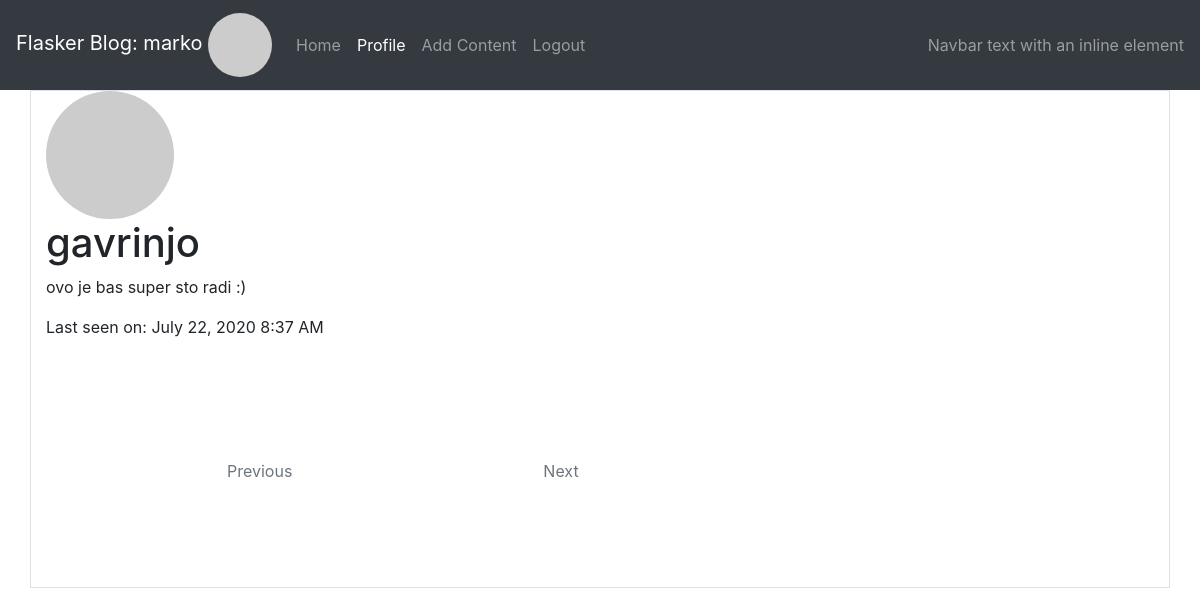
/user/gavrinjo (signed in), run on an earlier commit of the app's database.
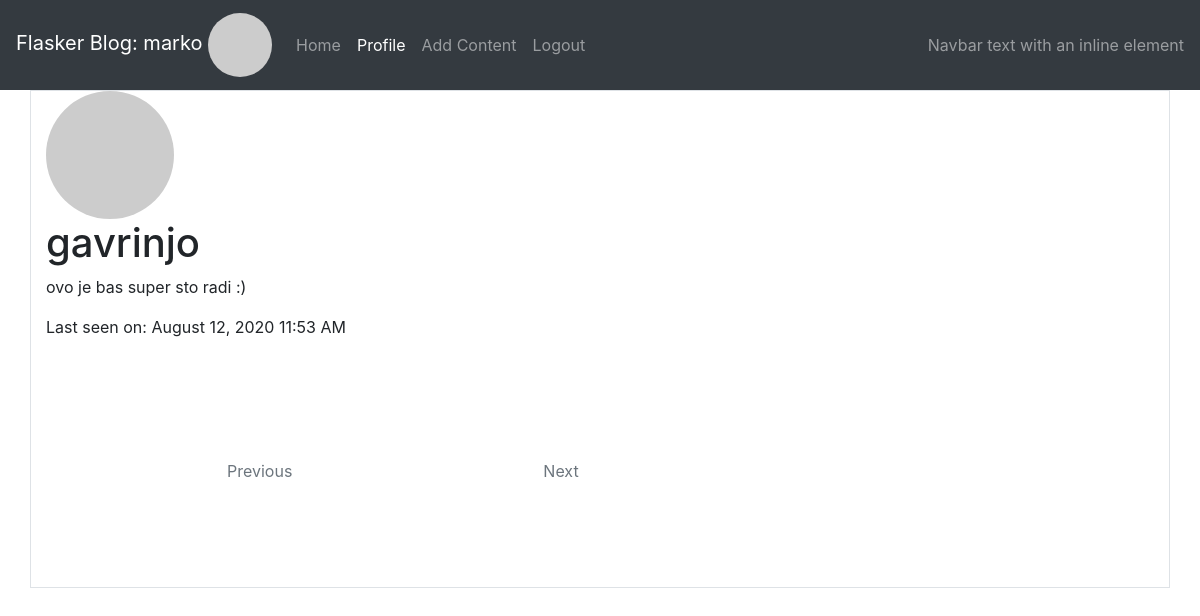
And on a later commit of the database.
### app/models.py (models this page shows, shortened)
class User(UserMixin, db.Model):
    id = db.Column(db.Integer, primary_key=True)
    username = db.Column(db.String(64), index=True, unique=True)
    email = db.Column(db.String(120), index=True, unique=True)
    password_hash = db.Column(db.String(128))
    about_me = db.Column(db.String(140))
    last_seen = db.Column(db.DateTime, default=datetime.utcnow)
    post = db.relationship("Post", backref="author", lazy="dynamic")
    def avatar(self, size):
        digest = md5(self.email.lower().encode("utf-8")).hexdigest()
        return f"https://www.gravatar.com/avatar/{digest}?d=identicon&r=x&s={size}"

### app/main/routes.py (the view)
@bp.route("/user/<username>")
@login_required
def user(username):
    user = User.query.filter_by(username=username).first_or_404()
    posts = user.post.order_by(Post.timestamp.desc()).all()
    return render_template("user.html", title=user.username, user=user, posts=posts)

### app/main/routes.py (called while the page is built)
@bp.before_request
def before_request():
    if current_user.is_authenticated:
        current_user.last_seen = datetime.utcnow()
        db.session.commit()

### app/models.py (called while the page is built)
@login.user_loader
def load_user(id):
    return User.query.get(int(id))

### app/templates/user.html (shortened to what this page needs)
{% extends 'base.html' %}
{% block app_content %}
    <div class="col-md-8">
        <img style="max-height: 128px; max-width: 128px;" class="rounded-circle" src="{{ user.avatar(128) }}">
        <h1>{{ user.username }}</h1>
        {% if user.about_me %}<p>{{ user.about_me }}</p>{% endif %}
        {% if user.last_seen %}<p>Last seen on: {{ moment(user.last_seen).format("LLL") }}</p>{% endif %}
    <section class="blog-list px-3 py-5 p-md-5">
        <div class="container">
            <nav class="blog-nav nav nav-justified my-5">
                <a class="nav-link-prev nav-item nav-link {% if not prev_url %}disabled{% endif %} rounded-left" href="{{ prev_url or '#' }}">Previous</a>
                <a class="nav-link-next nav-item nav-link {% if not next_url %}disabled{% endif %} rounded-right" href="{{ next_url or '#' }}">Next</a>
            </nav>
        </div>
    </section>
    </div>
{% endblock app_content %}

### app/templates/base.html (shortened to what this page needs)
{% extends 'bootstrap/base.html' %}
{% block head %}
    <link rel="stylesheet" href="https://stackpath.bootstrapcdn.com/bootstrap/4.4.1/css/bootstrap.min.css">
    <link href="https://cdn.jsdelivr.net/npm/summernote@0.8.18/dist/summernote-bs4.min.css" rel="stylesheet">
    <link rel="stylesheet" href="{{url_for('static', filename='style.css')}}">
{% endblock %}
{% block navbar %}
    <nav class="navbar sticky-top navbar-expand-lg navbar-dark bg-dark">
        <a class="navbar-brand" href="{{ url_for('main.user', username=current_user.username) }}">Flasker Blog: {{ current_user.username }}
            {% if current_user.is_anonymous %}
            <img style="max-height: 64px; max-width: 64px;" class="rounded-circle" src="{{ url_for('static', filename='profile-pic-dummy.png') }}">
            {% else %}
            <img style="max-height: 64px; max-width: 64px;" class="rounded-circle" src="{{ current_user.avatar(64) }}">
            {% endif %}
        </a>
        <div class="collapse navbar-collapse" id="navbarText">
            <ul class="navbar-nav mr-auto">
                <li class="nav-item {% if request.endpoint == 'main.index' %}active{% endif %}">
                    <a class="nav-link" href="{{ url_for('main.index') }}">Home</a>
                </li>
                {% if current_user.is_anonymous %}
                <li class="nav-item{% if request.endpoint == 'auth.login' %} active{% endif %}">
                    <a class="nav-link" href="{{ url_for('auth.login') }}">Login</a>
                </li>
                <li class="nav-item{% if request.endpoint == 'auth.register' %} active{% endif %}">
                    <a class="nav-link" href="{{ url_for('auth.register') }}">Create an account</a>
                </li>
                {% else %}
                <li class="nav-item{% if request.endpoint == 'main.user' %} active{% endif %}">
                    <a class="nav-link" href="{{ url_for('main.user', username=current_user.username) }}">Profile</a>
                </li>
                <li class="nav-item{% if request.endpoint == 'content.postit' %} active{% endif %}">
                    <a class="nav-link" href="{{ url_for('content.postit') }}">Add Content</a>
                </li>
                <li class="nav-item{% if request.endpoint == 'auth.logout' %} active{% endif %}">
                    <a class="nav-link" href="{{ url_for('auth.logout') }}">Logout</a>
                </li>
                {% endif %}
            </ul>
            <span class="navbar-text">
                Navbar text with an inline element
            </span>
        </div>
    </nav>
{% endblock %}
{% block content %}
    <div class="container-lg border">
        <div class="row">
        {% block app_content %} {% endblock app_content %}
        </div>
    </div>
{% endblock %}

### app/static/style.css (style rules this page uses)
img { width:100%; height:100%; object-position: right; object-fit:cover }

What changed in the data, as far as the page shows it:
changed User "gavrinjo": last_seen "July 22, 2020 8:37 AM" → "August 12, 2020 11:53 AM"
